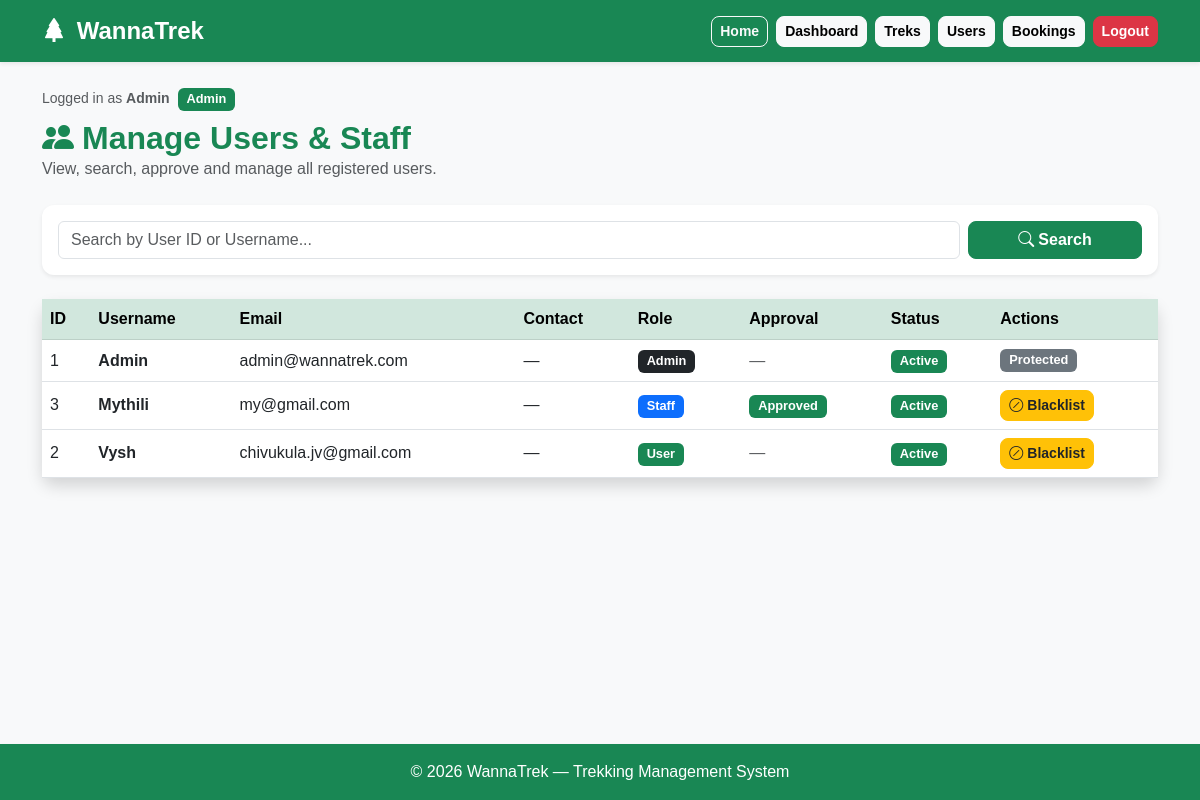
/admin/users (signed in), run on an earlier commit of the app's database.
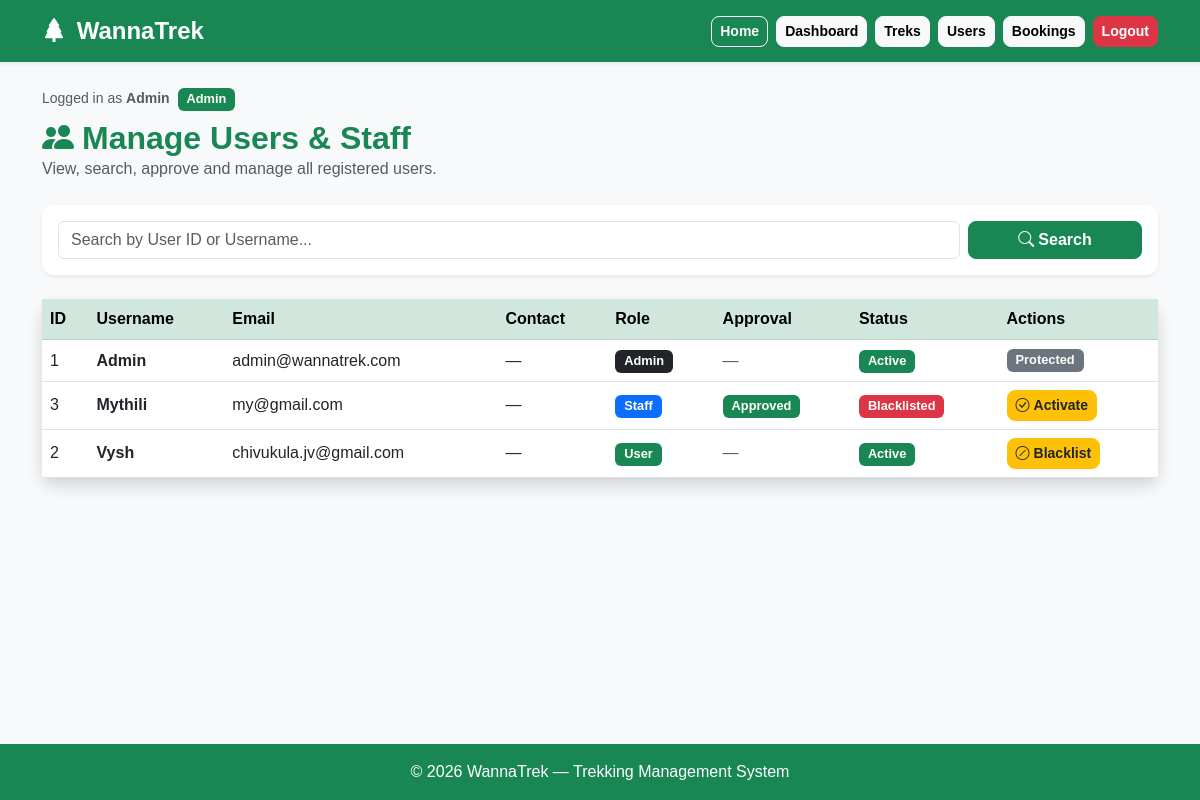
And on a later commit of the database.
### applications/models.py (models this page shows, shortened)
class User(db.Model):
    __tablename__ = "users"
    id           = db.Column(db.Integer, primary_key=True)
    username     = db.Column(db.String(100), unique=True, nullable=False)
    email        = db.Column(db.String(120), unique=True, nullable=False)
    password     = db.Column(db.String(255), nullable=False)
    role         = db.Column(db.String(20), nullable=False)
    contact      = db.Column(db.String(15), nullable=True)
    is_active    = db.Column(db.Boolean, default=True,  nullable=False)
    approved     = db.Column(db.Boolean, default=False, nullable=False)
    bookings = db.relationship(
        "Booking",
        backref="user",
        lazy=True,
        cascade="all, delete-orphan"
    )
    assigned_treks = db.relationship(
        "Trek",
        backref="assigned_staff",
        lazy=True,
        foreign_keys="Trek.assigned_staff_id"
    )

### applications/routes/dashboard.py (the view, shortened to what this page needs)
@dashboard.route("/admin/users")
def manage_users():
    admin_required()
    search = request.args.get("search", "").strip()
    query = User.query
    users = query.order_by(User.role, User.username).all()
    return render_template("manage_users.html", users=users, search=search)

### applications/routes/dashboard.py (called while the page is built)
def admin_required():
    if "user_id" not in session or session.get("role") != "admin":
        abort(403)

### applications/templates/manage_users.html (shortened to what this page needs)
{% extends "base.html" %}
{% block content %}
<div class="d-flex justify-content-between align-items-center mb-4">
    <div>
        <h2 class="fw-bold text-success mb-0"><i class="bi bi-people-fill me-2"></i>Manage Users & Staff</h2>
        <p class="text-muted mb-0">View, search, approve and manage all registered users.</p>
    </div>
</div>
<div class="card shadow-sm border-0 mb-4">
    <div class="card-body">
        <form method="GET">
            <div class="row g-2">
                <div class="col-md-10">
                    <input type="text" name="search" class="form-control"
                           placeholder="Search by User ID or Username..."
                           value="{{ search }}">
                </div>
                <div class="col-md-2 d-grid">
                    <button type="submit" class="btn btn-success">
                        <i class="bi bi-search me-1"></i>Search
                    </button>
                </div>
            </div>
        </form>
    </div>
</div>
{% if users %}
<div class="card shadow border-0">
    <div class="card-body p-0">
        <div class="table-responsive">
            <table class="table table-hover align-middle mb-0">
                <thead class="table-success">
                    <tr>
                        <th>ID</th>
                        <th>Username</th>
                        <th>Email</th>
                        <th>Contact</th>
                        <th>Role</th>
                        <th>Approval</th>
                        <th>Status</th>
                        <th>Actions</th>
                    </tr>
                </thead>
                <tbody>
                    {% for user in users %}
                    <tr>
                        <td>{{ user.id }}</td>
                        <td><strong>{{ user.username }}</strong></td>
                        <td>{{ user.email }}</td>
                        <td>{{ user.contact or "—" }}</td>
                        <td>
                            {% if user.role == "admin" %}
                                <span class="badge bg-dark">Admin</span>
                            {% elif user.role == "staff" %}
                                <span class="badge bg-primary">Staff</span>
                            {% else %}
                                <span class="badge bg-success">User</span>
                            {% endif %}
                        </td>
                        <td>
                            {% if user.role == "staff" %}
                                {% if user.approved %}
                                    <span class="badge bg-success">Approved</span>
                                {% else %}
                                    <span class="badge bg-warning text-dark">Pending</span>
                                {% endif %}
                            {% else %}
                                <span class="text-muted">—</span>
                            {% endif %}
                        </td>
                        <td>
                            {% if user.is_active %}
                                <span class="badge bg-success">Active</span>
                            {% else %}
                                <span class="badge bg-danger">Blacklisted</span>
                            {% endif %}
                        </td>
                        <td>
                            <div class="d-flex gap-1 flex-wrap">
                                {% if user.role != "admin" %}
                                    <a href="{{ url_for('dashboard.toggle_user', user_id=user.id) }}"
                                       class="btn btn-warning btn-sm text-dark">
                                        {% if user.is_active %}
                                            <i class="bi bi-slash-circle me-1"></i>Blacklist
                                        {% else %}
                                            <i class="bi bi-check-circle me-1"></i>Activate
                                        {% endif %}
                                    </a>
                                {% else %}
                                    <span class="badge bg-secondary">Protected</span>
                                {% endif %}
                            </div>
                        </td>
                    </tr>
                    {% endfor %}
                </tbody>
            </table>
        </div>
    </div>
</div>
{% else %}
<div class="alert alert-info text-center border-0">
    <i class="bi bi-search fs-3 d-block mb-2"></i>
    <h5 class="mb-1">No users found.</h5>
    <p class="mb-0">{% if search %}Try a different search term.{% else %}No users registered yet.{% endif %}</p>
</div>
{% endif %}
{% endblock %}

### applications/templates/base.html (shortened to what this page needs)
<!DOCTYPE html>
<html lang="en">
<head>
    <link href="https://cdn.jsdelivr.net/npm/bootstrap@5.3.0/dist/css/bootstrap.min.css" rel="stylesheet">
    <link href="https://cdn.jsdelivr.net/npm/bootstrap-icons@1.11.3/font/bootstrap-icons.css" rel="stylesheet">
    <link rel="stylesheet" href="{{ url_for('static', filename='css/style.css') }}">
</head>
<body class="bg-light d-flex flex-column min-vh-100">
<nav class="navbar navbar-expand-lg navbar-dark bg-success shadow-sm">
    <div class="container">
        <a class="navbar-brand fw-bold fs-4" href="{{ url_for('home') }}">
            <i class="bi bi-tree-fill me-1"></i> WannaTrek
        </a>
        <div class="collapse navbar-collapse" id="navbarNav">
            <ul class="navbar-nav ms-auto align-items-center gap-2">
                {% set role = session.get("role") %}
                {% if role == "admin" %}
                    <li><a class="btn btn-outline-light btn-sm" href="{{ url_for('home') }}">Home</a></li>
                    <li><a class="btn btn-light btn-sm" href="{{ url_for('dashboard.admin_dashboard') }}">Dashboard</a></li>
                    <li><a class="btn btn-light btn-sm" href="{{ url_for('dashboard.manage_treks') }}">Treks</a></li>
                    <li><a class="btn btn-light btn-sm" href="{{ url_for('dashboard.manage_users') }}">Users</a></li>
                    <li><a class="btn btn-light btn-sm" href="{{ url_for('dashboard.manage_bookings') }}">Bookings</a></li>
                    <li><a class="btn btn-danger btn-sm" href="{{ url_for('auth.logout') }}">Logout</a></li>
                {% elif role == "staff" %}
                    <li><a class="btn btn-outline-light btn-sm" href="{{ url_for('home') }}">Home</a></li>
                    <li><a class="btn btn-light btn-sm" href="{{ url_for('dashboard.staff_dashboard') }}">Dashboard</a></li>
                    <li><a class="btn btn-danger btn-sm" href="{{ url_for('auth.logout') }}">Logout</a></li>
                {% else %}
                    <li><a class="btn btn-outline-light btn-sm" href="{{ url_for('home') }}">Home</a></li>
                    <li><a class="btn btn-light btn-sm" href="{{ url_for('auth.login') }}">Login</a></li>
                    <li><a class="btn btn-warning btn-sm" href="{{ url_for('auth.register') }}">Register</a></li>
                {% endif %}
            </ul>
        </div>
    </div>
</nav>
<main class="flex-grow-1">
    <div class="container mt-4">
        {% if session.get("username") %}
        <div class="mb-2">
            <small class="text-muted">
                Logged in as <strong>{{ session.get("username") }}</strong>
                <span class="badge bg-success ms-1">{{ session.get("role") | capitalize }}</span>
            </small>
        </div>
        {% endif %}
        {% block content %}{% endblock %}
    </div>
</main>
<footer class="bg-success text-white text-center py-3 mt-auto shadow-sm">
    <div class="container">
        &copy; 2026 WannaTrek &mdash; Trekking Management System
    </div>
</footer>
</body>
</html>

### applications/static/css/style.css (style rules this page uses)
html { scroll-behavior: smooth; }
body { font-family: Arial, Helvetica, sans-serif; background: #f5f7f4; color: #333; }
a { text-decoration: none; }
.card { border-radius: 12px; transition: transform .25s, box-shadow .25s; }
.table { background: white; }
.table th { vertical-align: middle; }
.table td { vertical-align: middle; }
.btn { border-radius: 8px; font-weight: 600; transition: .25s; }
.badge { font-size: .8rem; padding: 5px 9px; border-radius: 6px; }

What changed in the data, as far as the page shows it:
changed User "Mythili": is_active "Active Blacklist" → "Blacklisted Activate"
